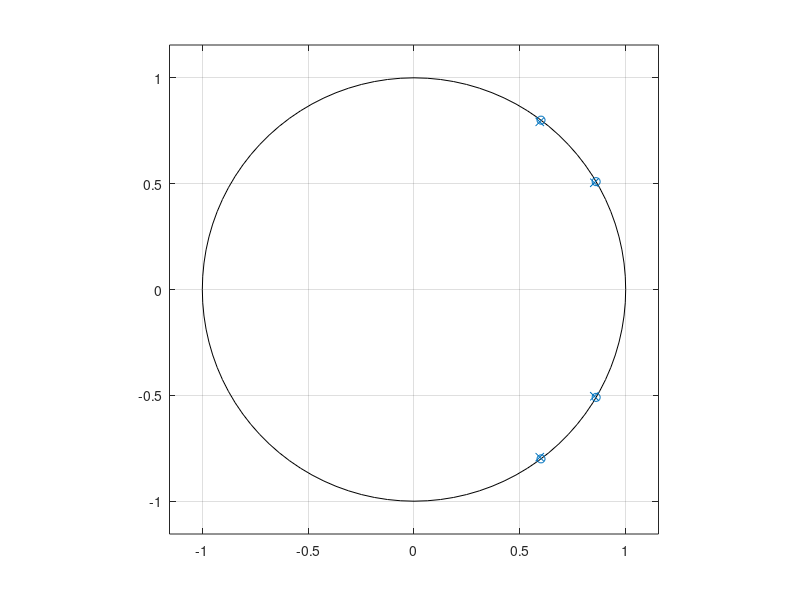
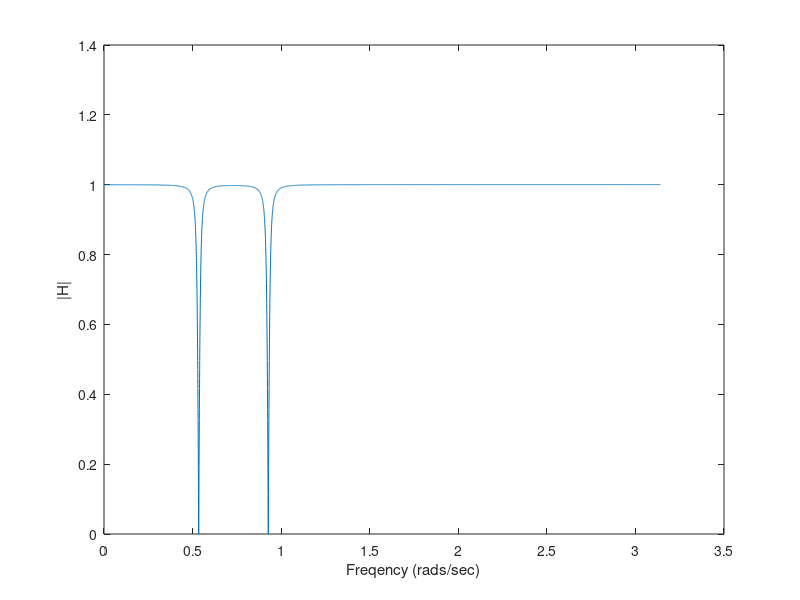

Recreate these plots in MATLAB, in order.
%%Double-Notch Filter

clear all;
clc;
close all;

%% load audio signal
load x;

%% two undesired frequencies
f1 = 697; %Hz
f2 = 1209; %Hz
T = 1/8192;
Fs = 1/T;

%% calculate radian frequencies
w1 = 2*pi*f1*T;
w2 = 2*pi*f2*T;

%% Selection of Pole Zero locations

%want to place zeros directly on these frequencies, poles very close to
%them, so as to level out the frequency response not in bandstop regions
z1 = 1*exp(j*w1); z2 = 1*exp(-j*w1);
z3 = 1*exp(j*w2); z4 = 1*exp(-j*w2);

p1 = .99*exp(j*w1); p2 = .99*exp(-j*w1);
p3 = .99*exp(j*w2); p4 = .99*exp(-j*w2);

%copy into vector form for easy functions calling
zvec = [z1;z2;z3;z4];
pvec = [p1;p2;p3;p4];

%Plot our system in the z-plane
zplane(zvec,pvec);

%% generate Z-Transform
a = poly(pvec);
b = poly(zvec);

%Find gain
G = polyval(a,1) / polyval(b,1);
b = b*G;

%% generate output
out = filter(b,a,x);

%% Plot Frequency Response
figure();
[H,w] = freqz(b,a,Fs);
plot(w,abs(H));
xlabel('Freqency (rads/sec)');
ylabel('|H|');

%% Get symbolic representation of H(z)
%H = zpk(zvec,pvec,G,Fs);


